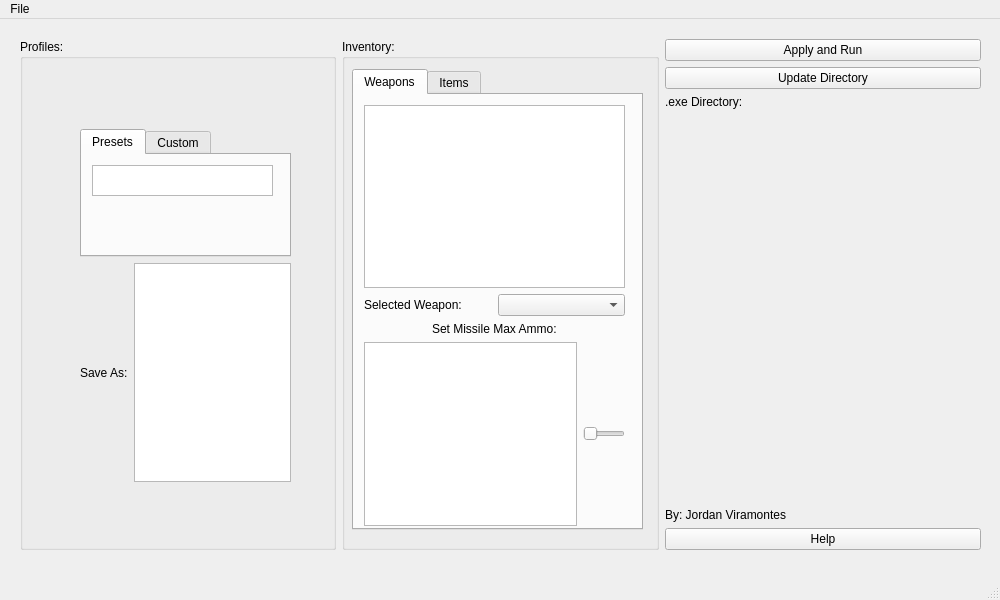
<?xml version="1.0" encoding="UTF-8"?>
<ui version="4.0">
 <class>MainWindow</class>
 <widget class="QMainWindow" name="MainWindow">
  <property name="enabled">
   <bool>true</bool>
  </property>
  <property name="geometry">
   <rect>
    <x>0</x>
    <y>0</y>
    <width>1000</width>
    <height>600</height>
   </rect>
  </property>
  <property name="windowTitle">
   <string>MainWindow</string>
  </property>
  <widget class="QWidget" name="centralwidget">
   <widget class="QWidget" name="horizontalLayoutWidget">
    <property name="geometry">
     <rect>
      <x>20</x>
      <y>20</y>
      <width>961</width>
      <height>511</height>
     </rect>
    </property>
    <layout class="QHBoxLayout" name="mainHLayout">
     <item>
      <widget class="QGroupBox" name="profilesGrBox">
       <property name="title">
        <string>Profiles:</string>
       </property>
       <property name="flat">
        <bool>false</bool>
       </property>
       <property name="checkable">
        <bool>false</bool>
       </property>
       <widget class="QWidget" name="verticalLayoutWidget">
        <property name="geometry">
         <rect>
          <x>60</x>
          <y>90</y>
          <width>211</width>
          <height>353</height>
         </rect>
        </property>
        <layout class="QVBoxLayout" name="profilesVLayout">
         <item>
          <widget class="QTabWidget" name="filesTabWidget">
           <property name="maximumSize">
            <size>
             <width>16777215</width>
             <height>222</height>
            </size>
           </property>
           <property name="tabPosition">
            <enum>QTabWidget::TabPosition::North</enum>
           </property>
           <property name="tabShape">
            <enum>QTabWidget::TabShape::Rounded</enum>
           </property>
           <property name="currentIndex">
            <number>0</number>
           </property>
           <widget class="QWidget" name="presetTab">
            <attribute name="title">
             <string>Presets</string>
            </attribute>
            <widget class="QTreeView" name="presetFileTree">
             <property name="geometry">
              <rect>
               <x>10</x>
               <y>10</y>
               <width>181</width>
               <height>31</height>
              </rect>
             </property>
            </widget>
           </widget>
           <widget class="QWidget" name="customTab">
            <attribute name="title">
             <string>Custom</string>
            </attribute>
            <widget class="QTreeView" name="customFileTree">
             <property name="geometry">
              <rect>
               <x>0</x>
               <y>0</y>
               <width>201</width>
               <height>51</height>
              </rect>
             </property>
            </widget>
           </widget>
          </widget>
         </item>
         <item>
          <layout class="QHBoxLayout" name="horizontalLayout">
           <item>
            <widget class="QLabel" name="saveAsLabel">
             <property name="minimumSize">
              <size>
               <width>0</width>
               <height>219</height>
              </size>
             </property>
             <property name="text">
              <string>Save As:</string>
             </property>
            </widget>
           </item>
           <item>
            <widget class="QTextEdit" name="saveAsEdit">
             <property name="minimumSize">
              <size>
               <width>0</width>
               <height>219</height>
              </size>
             </property>
            </widget>
           </item>
          </layout>
         </item>
        </layout>
       </widget>
      </widget>
     </item>
     <item>
      <widget class="QGroupBox" name="inventoryGrBox">
       <property name="title">
        <string>Inventory:</string>
       </property>
       <widget class="QTabWidget" name="inventoryTabs">
        <property name="geometry">
         <rect>
          <x>10</x>
          <y>30</y>
          <width>291</width>
          <height>461</height>
         </rect>
        </property>
        <property name="currentIndex">
         <number>0</number>
        </property>
        <widget class="QWidget" name="weaponsTab">
         <attribute name="title">
          <string>Weapons</string>
         </attribute>
         <widget class="QWidget" name="verticalLayoutWidget_3">
          <property name="geometry">
           <rect>
            <x>10</x>
            <y>10</y>
            <width>261</width>
            <height>421</height>
           </rect>
          </property>
          <layout class="QVBoxLayout" name="weaponsVLayout_3">
           <item>
            <widget class="QTableWidget" name="weaponsTable"/>
           </item>
           <item>
            <layout class="QVBoxLayout" name="weaponsEtcVLayout">
             <item>
              <layout class="QHBoxLayout" name="selectedWeaponHLayout">
               <item>
                <widget class="QLabel" name="selectedWeaponLabel">
                 <property name="text">
                  <string>Selected Weapon:</string>
                 </property>
                </widget>
               </item>
               <item>
                <widget class="QComboBox" name="selectedWeaponCombo"/>
               </item>
              </layout>
             </item>
             <item alignment="Qt::AlignmentFlag::AlignHCenter">
              <widget class="QLabel" name="missileAmmoLabel">
               <property name="text">
                <string>Set Missile Max Ammo:</string>
               </property>
              </widget>
             </item>
             <item>
              <layout class="QHBoxLayout" name="missileAmmoHLayout">
               <item>
                <widget class="QTextEdit" name="missileAmmoEdit"/>
               </item>
               <item>
                <widget class="QSlider" name="missileAmmoSlider">
                 <property name="orientation">
                  <enum>Qt::Orientation::Horizontal</enum>
                 </property>
                </widget>
               </item>
              </layout>
             </item>
            </layout>
           </item>
          </layout>
         </widget>
        </widget>
        <widget class="QWidget" name="itemsTab">
         <attribute name="title">
          <string>Items</string>
         </attribute>
        </widget>
       </widget>
      </widget>
     </item>
     <item>
      <layout class="QVBoxLayout" name="buttonsVLayout">
       <item>
        <widget class="QPushButton" name="runPushButton">
         <property name="text">
          <string>Apply and Run</string>
         </property>
        </widget>
       </item>
       <item>
        <widget class="QPushButton" name="updateDirPushButton">
         <property name="text">
          <string>Update Directory</string>
         </property>
        </widget>
       </item>
       <item>
        <widget class="QLabel" name="exeDirLabel">
         <property name="text">
          <string>.exe Directory:</string>
         </property>
        </widget>
       </item>
       <item>
        <spacer name="verticalSpacer">
         <property name="orientation">
          <enum>Qt::Orientation::Vertical</enum>
         </property>
         <property name="sizeHint" stdset="0">
          <size>
           <width>20</width>
           <height>40</height>
          </size>
         </property>
        </spacer>
       </item>
       <item>
        <widget class="QLabel" name="creditsLabel">
         <property name="text">
          <string>By: Jordan Viramontes</string>
         </property>
        </widget>
       </item>
       <item>
        <widget class="QPushButton" name="HelpPushButton">
         <property name="text">
          <string>Help</string>
         </property>
        </widget>
       </item>
      </layout>
     </item>
    </layout>
   </widget>
  </widget>
  <widget class="QMenuBar" name="menubar">
   <property name="geometry">
    <rect>
     <x>0</x>
     <y>0</y>
     <width>1000</width>
     <height>21</height>
    </rect>
   </property>
   <widget class="QMenu" name="menuFile">
    <property name="title">
     <string>File</string>
    </property>
   </widget>
   <addaction name="menuFile"/>
  </widget>
  <widget class="QStatusBar" name="statusbar"/>
 </widget>
 <resources/>
 <connections/>
</ui>
